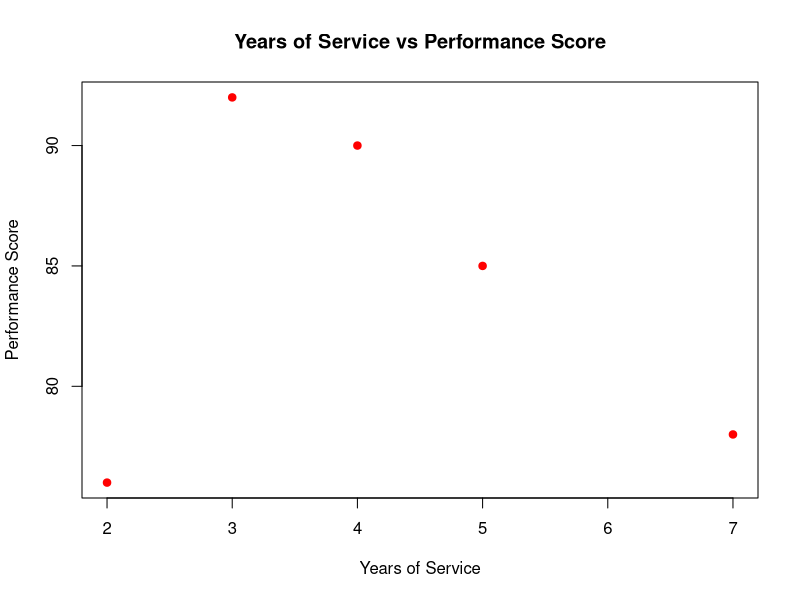

The R script that drew this image:
# ==========================================
# PROGRAM 3: SCATTER PLOT
# ==========================================

# Dataset
years_service <- c(
  5,
  3,
  7,
  4,
  2
)

performance <- c(
  85,
  92,
  78,
  90,
  76
)

# Create scatter plot
plot(
  years_service,
  performance,
  main = "Years of Service vs Performance Score",
  xlab = "Years of Service",
  ylab = "Performance Score",
  pch = 19,
  col = "red"
)
